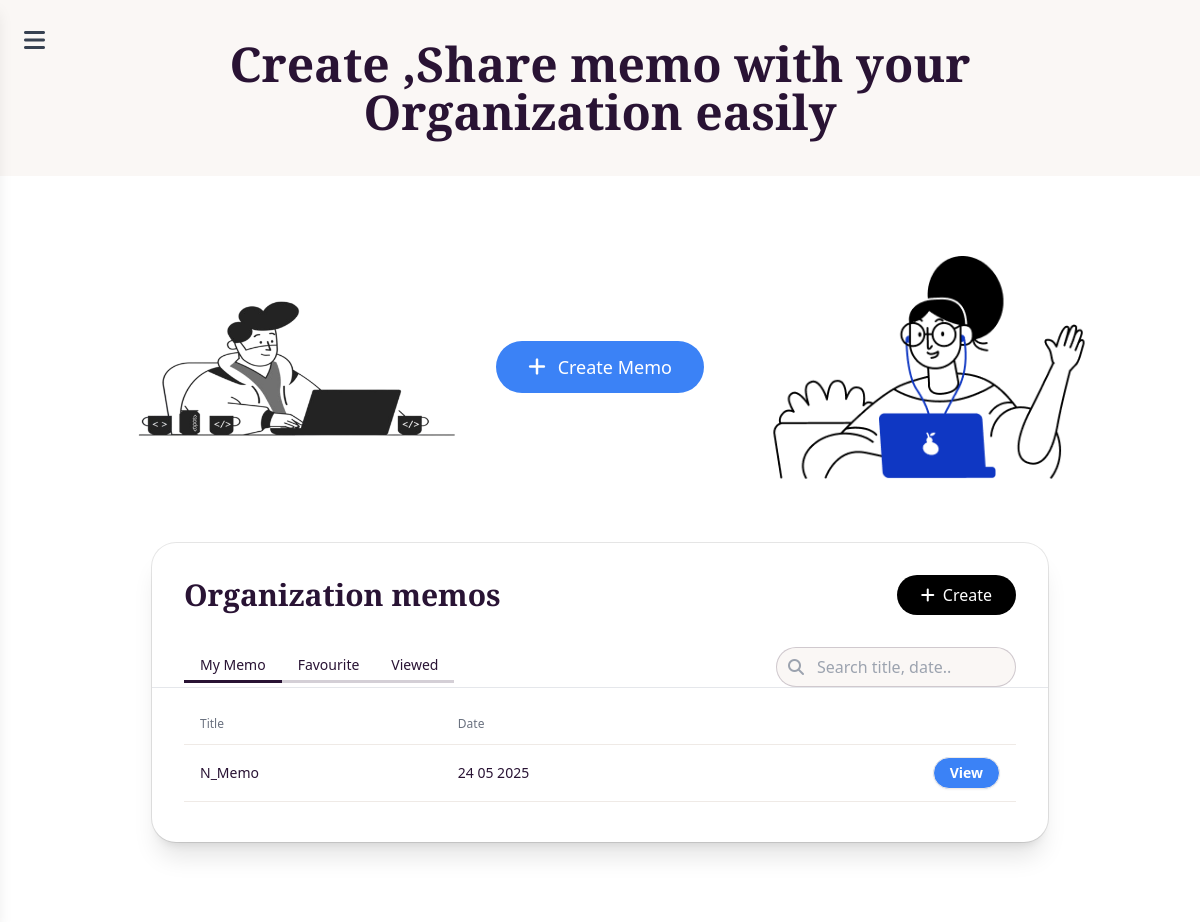
Page /dashboard/ on the earlier database version.
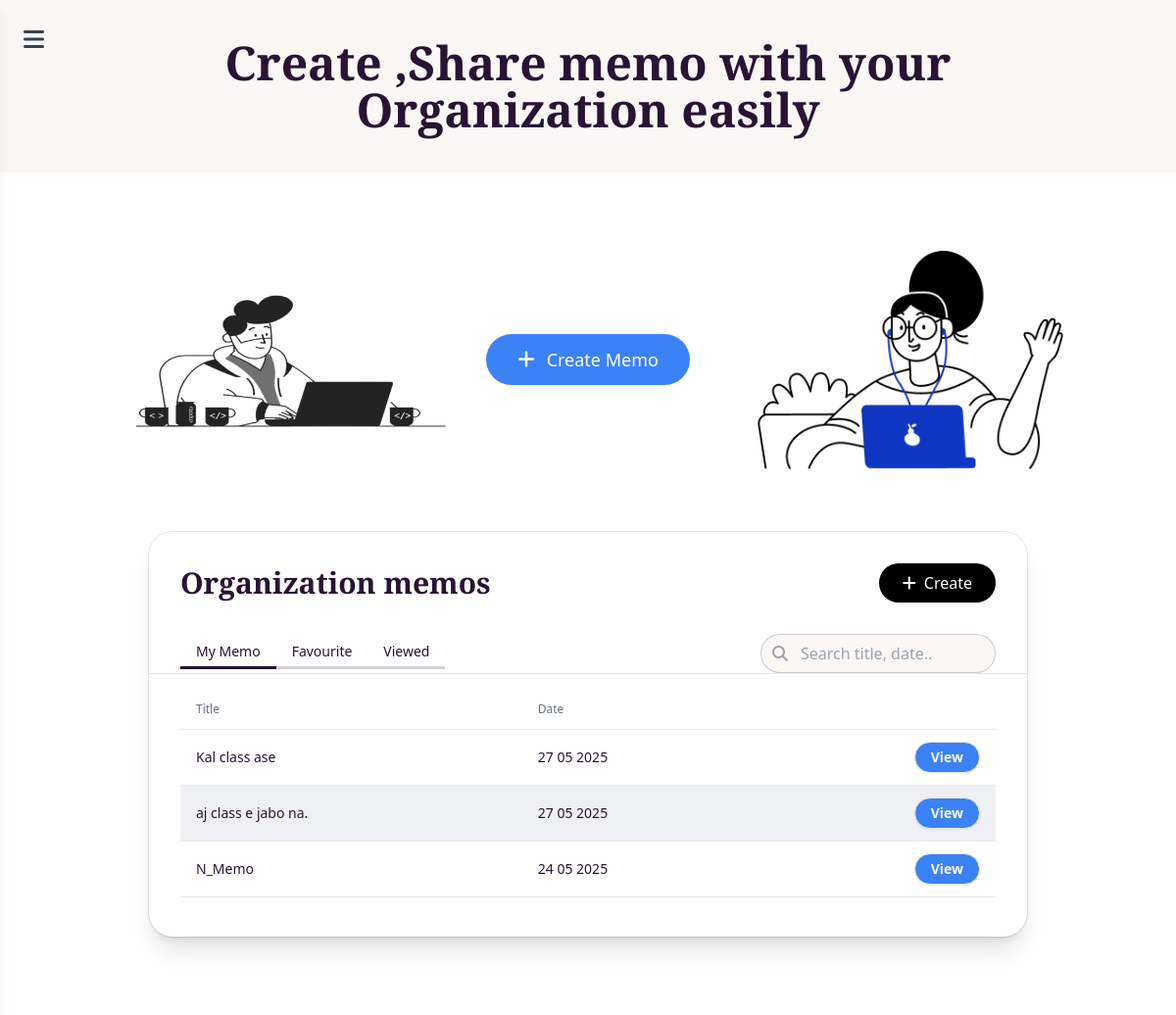
Same page on the later database version.
### models/m_model.py (models this page shows)
class Memo(Base):
    __tablename__ = "memos"
    id = Column(Integer, primary_key=True, index=True)
    title = Column(String, index=True)
    content = Column(String)
    created_at = Column(DateTime(timezone=True), server_default=func.now())
    updated_at = Column(DateTime(timezone=True))

### main.py (the view)
@app.get("/dashboard/", response_class=HTMLResponse)
async def read_dashboard_page(request: Request, db: Session = Depends(get_db)):
    memos_data = (
        db.query(m_model.Memo).order_by(m_model.Memo.created_at.desc()).limit(25).all()
    )
    validated_memos = [
        m_schema.SMemoUpdateResponse.model_validate(memo) for memo in memos_data
    ]
    context = {
        "request": request,
        "title": "User Dash- N-MEMO",
        "user_name": "Guest",
        "memos": validated_memos,
    }
    return template.TemplateResponse("dashboard.html", context)

### templates/dashboard.html (shortened to what this page needs)
<!DOCTYPE html>
<html lang="en" data-theme="cupcake">
<head>
  <script src="https://cdn.tailwindcss.com"></script>
  <link href="https://cdn.jsdelivr.net/npm/daisyui@4.12.24/dist/full.min.css" rel="stylesheet" type="text/css" />
  <script src="https://cdn.tailwindcss.com"></script>
  <link rel="stylesheet" href="https://cdnjs.cloudflare.com/ajax/libs/font-awesome/6.7.2/css/all.min.css"
 />
</head>
<body>
  <header class="max-w-screen-xl mx-auto">
    <h1 class="playfair font-bold text-center text-5xl max-w-[1200px] mx-auto my-10">
      Create ,Share memo with your <br />
      Organization easily
    </h1>
  </header>
  <section class="py-20 bg-white">
    <div class="flex justify-center items-center gap-6">
      <img src="/static/asset/vector1 (2).png" alt="Left Icon" class="w-96 h-auto" />
      <a href="/create_memo/"
        class="flex items-center gap-3 px-8 py-3 rounded-full bg-blue-500 text-white text-lg font-medium hover:bg-blue-600 transition">
        <i class="fa-solid fa-plus text-xl"></i> Create Memo
      </a>
      <img src="/static/asset/vector1 (1).png" alt="Right Icon" class="w-96 h-auto" />
    </div>
    <div class="mx-auto mt-16 w-11/12 max-w-4xl rounded-3xl bg-white shadow-xl ring-1 ring-black/10">
      <div class="flex items-center justify-between px-8 pt-8">
        <h2 class="playfair text-3xl font-semibold">Organization memos</h2>
        <a href="/create_memo"
          class="flex items-center gap-2 px-6 py-2 rounded-full bg-black text-white hover:bg-gray-800 transition">
          <i class="fa-solid fa-plus"></i> Create
        </a>
      </div>
      <div class="flex items-center justify-between px-8 mt-8 border-b">
        <div role="tablist" class="tabs tabs-bordered">
          <a role="tab" class="tab tab-active" href="/my_memo/">My Memo</a>
          <a role="tab" class="tab" href="#">Favourite</a>
          <a role="tab" class="tab" href="#">Viewed</a>
        </div>
        <div class="relative w-60">
          <i class="fa-solid fa-magnifying-glass absolute left-3 top-1/2 -translate-y-1/2 text-gray-400"></i>
          <input type="text" placeholder="Search title, date.."
            class="input input-bordered pl-10 w-full h-10 rounded-full" />
        </div>
      </div>
      <div class="px-8 pb-10 max-h-[420px] overflow-y-auto">
        <table class="table w-full mt-4">
          <thead>
            <tr class="text-gray-500 border-b sticky top-0 bg-white">
              <th class="font-normal">Title</th>
              <th class="font-normal">Date</th>
              <th></th>
            </tr>
          </thead>
          <tbody class="[&>tr:nth-child(even)]:bg-gray-200/60">
            {% if memos %}
            {% for memo in memos %}
            <tr class="border-b">
              <td>{{ memo.title }}</td>
              <td>{{ memo.created_at.strftime('%d %m %Y')}}</td>
              <td class="text-right">
                <a href="/memo_detail/{{memo.id}}"
                  class="btn btn-sm rounded-full bg-blue-500 text-white hover:bg-blue-600 px-4">View</a>
              </td>
            </tr>
            {% endfor %}
            {% else %}
            <tr>
              <td colspan="3" class="text-center py-4">No memos found.</td>
            </tr>
            {% endif %}
          </tbody>
        </table>
      </div>
    </div>
  </section>
</body>
</html>

### templates/dashboard.html (style rules this page uses)
.playfair { font-family: "Playfair Display", serif; }

Differences in the rows shown:
added Memo: title "Kal class ase", created_at "27 05 2025"
added Memo: title "aj class e jabo na.", created_at "27 05 2025"
